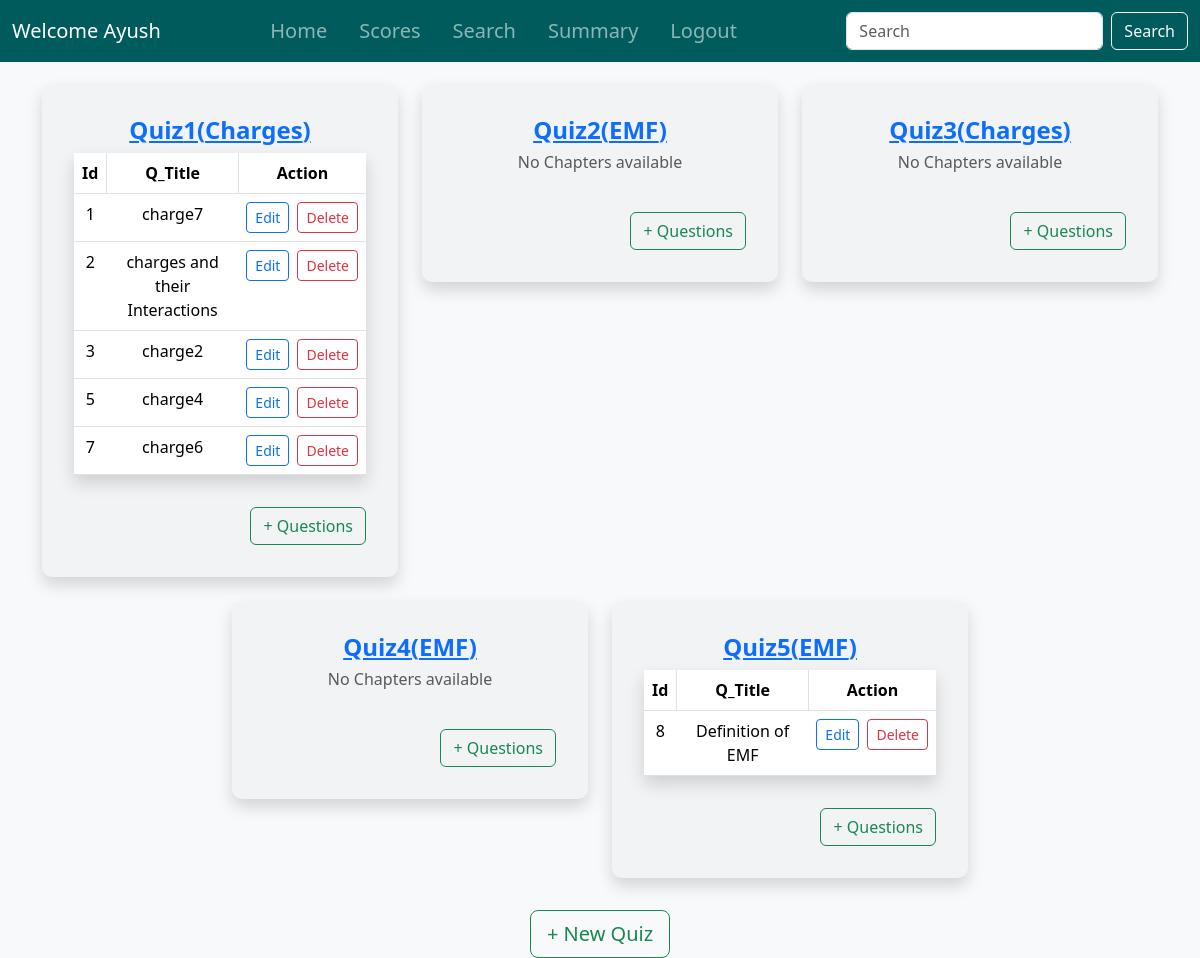
Screenshot of /admin/quiz_management (signed in) with the database file from the repository.
### controllers/models.py (models this page shows, shortened)
class User(db.Model, UserMixin):
    __tablename__ = 'user'
    id = db.Column(db.Integer, primary_key=True)
    fullname = db.Column(db.String(200), nullable=False)
    email = db.Column(db.String(150), unique=True, nullable=False)
    username = db.Column(db.String(100), unique=True, nullable=False)
    dob = db.Column(db.Date, nullable=False)
    qualification = db.Column(db.String(200))
    document_path = db.Column(db.String(length=200), nullable=False)  # Path to uploaded document
    password = db.Column(db.String(60), nullable=False)

class Quiz(db.Model):
    id = db.Column(db.Integer, primary_key=True)
    chapter_id = db.Column(db.Integer, db.ForeignKey('chapter.id'), nullable=False)
    subject_id = db.Column(db.Integer, db.ForeignKey('subject.id'), nullable=False)
    date_of_quiz = db.Column(db.DateTime, default=func.now())
    time_duration = db.Column(db.String(10))  # HH:MM format
    remarks = db.Column(db.Text)
    questions = db.relationship('Question', backref='quiz', cascade='all, delete-orphan')
    scores = db.relationship('Score', backref='quiz', cascade='all, delete-orphan')
    subject = db.relationship('Subject', backref='quizzes')

class Chapter(db.Model):
    id = db.Column(db.Integer, primary_key=True)
    name = db.Column(db.String(200), nullable=False, unique=True)
    description = db.Column(db.Text, nullable=False)
    no_of_quizes = db.Column(db.Integer, nullable=False) # I don't know how to use this stuff.
    subject_id = db.Column(db.Integer, db.ForeignKey('subject.id'), nullable=False)
    quizzes = db.relationship('Quiz', backref='chapter', cascade='all, delete-orphan')

class Question(db.Model):
    id = db.Column(db.Integer, primary_key=True)
    quiz_id = db.Column(db.Integer, db.ForeignKey('quiz.id'), nullable=False)
    question_title = db.Column(db.String(30), nullable=False)
    question_statement = db.Column(db.Text, nullable=False)
    option1 = db.Column(db.String(255), nullable=False)
    option2 = db.Column(db.String(255), nullable=False)
    option3 = db.Column(db.String(255), nullable=False)
    option4 = db.Column(db.String(255), nullable=False)
    correct_option = db.Column(db.Integer, nullable=False)  # Stores option number (1-4)

### controllers/routes.py (the view)
@app.route('/admin/quiz_management')
@login_required
def quiz_management():
    quizes = Quiz.query.all()
    return render_template('quiz_management.html', quizes=quizes)

### controllers/models.py (called while the page is built)
@login_manager.user_loader
def load_user(user_id):
    try:
        user_type, id = user_id.split('-')
        id = int(id)
        if user_type == 'admin':
            return Admin.query.get(id)
        else:
            return User.query.get(id)
    except (ValueError, AttributeError):
        print(f"ERROR: Invalid user_id: {user_id}")
        return None

### controllers/templates/quiz_management.html (shortened to what this page needs)
{% extends 'base.html' %}
{% block content %}
<div class="container mt-4">
    <div class="row g-4 d-flex justify-content-center">
        {% if quizes %}
            {% for quiz in quizes %}
                <div class="col-md-4">
                    <div class="card p-3 shadow">
                        <div class="card-body">
                            <h4 class="fw-bold text-center"><a href="#">Quiz{{ quiz.id }}({{quiz.chapter.name}})</a></h4>
                            <table class="table table-hover shadow">
                                {% if quiz.questions %}
                                    <thead>
                                        <tr>
                                            <th scope="col" class="text-center border-end">Id</th>
                                            <th scope="col" class="text-center border-end">Q_Title</th>
                                            <th scope="col" class="text-center">Action</th>
                                        </tr>
                                    </thead>
                                    <tbody>
                                        {% for question in quiz.questions %}
                                            <tr>
                                                <td class="text-center">{{ question.id }}</td>
                                                <td class="text-center">{{ question.question_title }}</td>
                                                <td class="text-center">
                                                    <div class="d-flex justify-content-center gap-2">
                                                        <a href="#" class="btn btn-outline-primary btn-sm">Edit</a>
                                                        <form action="#" method="POST" onsubmit="return confirm('Are you sure you want to delete this service?')">
                                                            <button type="submit" class="btn btn-outline-danger btn-sm">Delete</button>
                                                        </form>
                                                    </div>
                                                </td>
                                            </tr>
                                        {% endfor %}
                                    </tbody>
                                {% else %}
                                    <h6 class="text-center text-muted">No Chapters available</h6>
                                {% endif %}
                            </table>
                            <div class="row mt-3">
                                <div class="col text-end mt-3">
                                    <a href="{{url_for('add_question', quiz_id=quiz.id)}}" class="btn btn-outline-success">+ Questions</a>
                                </div>
                            </div>
                        </div>
                    </div>
                </div>
            {% endfor %}
        {% else %}
            <div class="container"><h3 style="color: #808080;">No Quizes! Consider creating one.</h3></div>
        {% endif %}
    </div>
</div>
<div class="row mt-3">
    <div class="col text-center mt-3">
        <a href="#" class="btn btn-outline-success btn-lg">+ New Quiz</a>
    </div>
</div>
{% endblock %}

### controllers/templates/base.html (shortened to what this page needs)
<!doctype html>
<html lang="en">
<head>
    <link rel="stylesheet" href="https://cdnjs.cloudflare.com/ajax/libs/font-awesome/6.0.0-beta3/css/all.min.css">
    <link href="https://cdn.jsdelivr.net/npm/bootstrap@5.3.3/dist/css/bootstrap.min.css" rel="stylesheet"
>
    <link rel="stylesheet" href="../static/styles.css">
</head>
<body class="d-flex flex-column min-vh-100">
    <header>
        <nav class="navbar navbar-expand-lg navbar-dark fixed-top color custom-navbar">
            <div class="container-fluid">
                {% if current_user.is_authenticated %}
                <a class="navbar-brand me-auto" href="#">
                    Welcome {{ current_user.username if current_user.username else current_user.email.split('@')[0] }}
                </a>
                <div class="collapse navbar-collapse justify-content-center" id="navbarNavAltMarkup">
                    <div class="navbar-nav">
                        <a class="nav-link fs-5 px-3 py-2" aria-current="page" href="{{url_for('dashboard')}}">Home</a>
                        {% if current_user.__tablename__ == 'admin' %}
                            <a class="nav-link fs-5 px-3 py-2" href="{{url_for('quiz_management')}}">Quiz</a>
                        {% elif current_user.__tablename__ == 'user' %}
                            <a class="nav-link fs-5 px-3 py-2" href="{{ url_for('quiz_scores', user_id=current_user.id)}}">Scores</a>
                        {% endif %}
                        <a class="nav-link fs-5 px-3 py-2" href="{{url_for('search')}}">Search</a>
                        <a class="nav-link fs-5 px-3 py-2" href="#">Summary</a>
                        <a class="nav-link fs-5 px-3 py-2" href="{{url_for('logout')}}">Logout</a>
                    </div>
                </div>
                <form class="d-flex ms-auto">
                    <input class="form-control me-2" type="search" placeholder="Search" aria-label="Search">
                    <button class="btn btn-outline-light" type="submit">Search</button>
                </form>
                {% endif %}
            </div>
        </nav>
    </header>
    <main class="flex-grow-1">
        {% block content %}
        {% endblock %}
    </main>
</body>
</html>

### controllers/static/styles.css (style rules this page uses)
body { padding-top: 60px; }
.custom-navbar { background-color: #005B5C; }

### controllers/templates/quiz_management.html (style rules this page uses)
body { background-color: #f8f9fa; }
.card { border: none; transition: transform 0.2s ease-in-out; background-color: #f1f3f5; border-radius: 10px; }

### rows the page displays
User: username "Ayush"
Quiz: id "1", chapter.name "Charges"
Question: id "1", question_title "charge7"
Question: id "2", question_title "charges and their Interactions"
Question: id "3", question_title "charge2"
Question: id "5", question_title "charge4"
Question: id "7", question_title "charge6"
Quiz: id "2", chapter.name "EMF", shows "No Chapters available"
Quiz: id "3", chapter.name "Charges", shows "No Chapters available"
Quiz: id "4", chapter.name "EMF", shows "No Chapters available"
Quiz: id "5", chapter.name "EMF"
Question: id "8", question_title "Definition of EMF"
